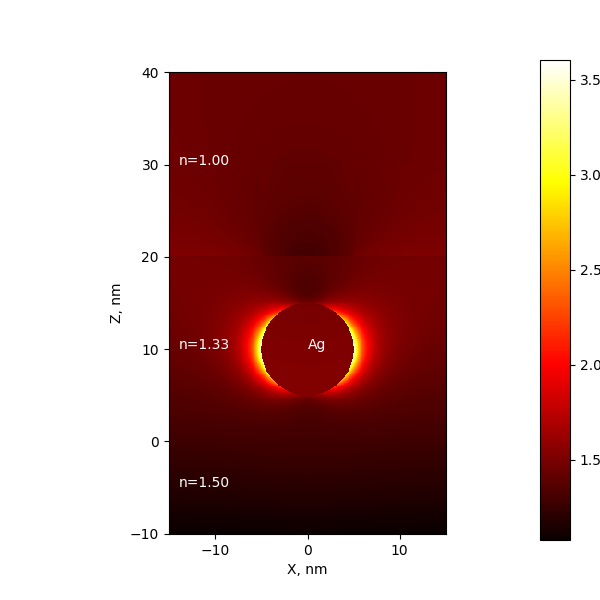

Source code (Python):
#! /usr/bin/env python
import matplotlib.pyplot as plt
from mstm_studio.mstm_v4 import NearField_v4
from mstm_studio.mstm_spectrum import Material, ExplicitSpheres

wl = 300  # wavelength, nm
matsph = 1.34 + 0.964j  # silver at 300 nm
a = 5  # particle radii, nm
layers_n = [1.5, 1.33, 1.0]  # refr. indeces of layers
depth = 20  # depth of 2d layer
# near field calculation region:
hmin, hmax, vmin, vmax, step = -15, 15, -10, 40, 0.1


nf = NearField_v4(wavelength=wl)
nf.environment_material = Material(layers_n[0])
spheres = ExplicitSpheres(1, [0, 0, a+5, a],
                          mat_filename=Material(matsph))
nf.set_plane(plane='xz', hmin=hmin, hmax=hmax,
             vmin=vmin, vmax=vmax, step=step, offset=0)
nf.set_layers([Material(layers_n[1]),
               Material(layers_n[2])],
              [depth])
nf.set_spheres(spheres)

nf.simulate()  # do calc

# do plot
fig, ax = plt.subplots(1, 1, figsize=(6, 6))
nf.plot(fig=fig, axs=ax)
ax.text(0, a+5, 'Ag', color='white')
ax.text(-14, -5, f'n={layers_n[0]:.2f}', color='white')
ax.text(-14, 0.5*depth, f'n={layers_n[1]:.2f}', color='white')
ax.text(-14, 1.5*depth, f'n={layers_n[2]:.2f}', color='white')
plt.savefig('example_silver_in_layer.png')
plt.show()
